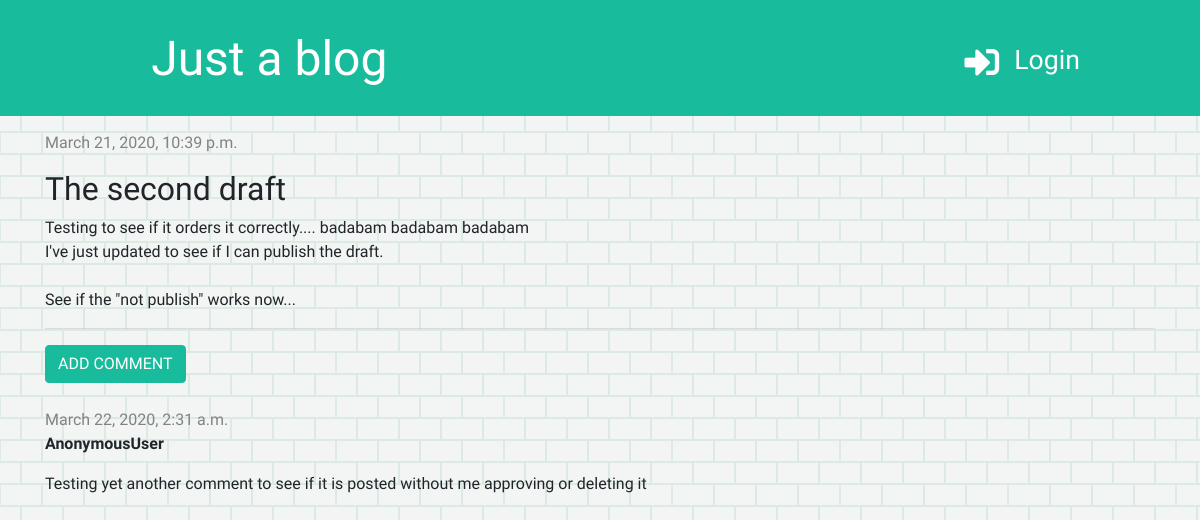
The page /post/10/ on the database its author committed.
### blog/models.py (models this page shows, shortened)
class Post(models.Model):
    author = models.ForeignKey('auth.User', on_delete=models.CASCADE)
    title = models.CharField(max_length=200)
    text = models.TextField()
    created_date = models.DateTimeField(default=timezone.now)
    published_date = models.DateTimeField(blank=True, null=True)

class Comment(models.Model):
    post = models.ForeignKey('blog.Post', on_delete=models.CASCADE, related_name='comments')
    author = models.CharField(max_length=20)
    text = models.TextField()
    created_date = models.DateTimeField(default=timezone.now())
    approved = models.BooleanField(default=False)

### blog/views.py (the view)
# urls.py: path('post/<int:pk>/', views.post_detail, name='post_detail'),
def post_detail(request, pk):
    post = get_object_or_404(Post, pk=pk)
    stuff_for_frontend = {'post': post}
    return render(request, 'blog/post_detail.html', stuff_for_frontend)

### blog/templates/blog/post_detail.html (shortened to what this page needs)
{% extends 'blog/base.html' %}
{% block content %}
    <div class="post">
        <div class="date">
            {{ post.published_date }}
        </div>
        <h2 class="detail">{{ post.title }} {% if user.is_authenticated %}<a href="{% url 'post_edit' pk=post.pk %}"><i class="fas fa-edit" style="color: #18BC9C;"></i></a>{% endif %}</h2>
        <p>{{ post.text|linebreaksbr }}</p>
    </div>
    <hr>
    <a href="{% url 'add_comment_to_post' pk=post.pk %}" class="btn btn-primary">ADD COMMENT</a>
    {% for comment in post.comments.all %}
        {% if user.is_authenticated or comment.approved %}
            <div class="comment">
                <div class="date">
                    {{ comment.created_date }}
                </div>
                <p><strong>{{ comment.author }}</strong></p>
                <p>{{ comment.text}}</p>
            </div>
        {% endif %}
    {% empty %}
        <p class="no-comment">Be the first to comment on this topic...</p>
    {% endfor %}
{% endblock %}

### blog/static/css/blog.css (style rules this page uses)
h1, h2, h3, h4 { margin-top: 10px; }
body { font-family: 'Raleway', sans-serif; background-color: #f2f5f4; }
.date { padding: 15px 0px 0px 0px; color: #828282; }
.btn-primary, .btn-primary:hover { background-color: #18BC9C; border-color: #18BC9C; margin-bottom: 10px; }
.detail { margin-top: 15px; }

### rows shown on the page
Post: published_date "March 21, 2020, 10:39 p.m.", title "The second draft", text "Testing to see if it orders it correctly.... badabam badabam badabam I've just updated to see if I can publish the draft. See if the \"not publish\" works now..."
Comment: created_date "March 22, 2020, 2:31 a.m.", author "AnonymousUser", text "Testing yet another comment to see if it is posted without me approving or deleting it"
